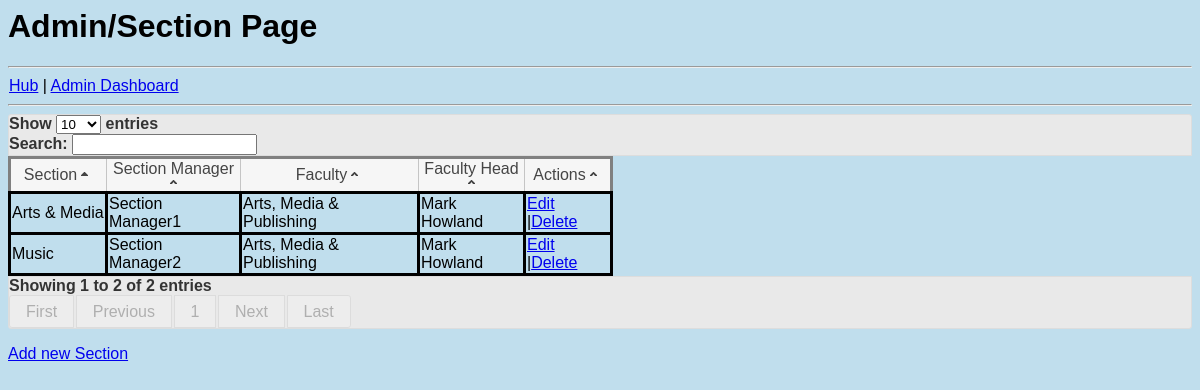
Page /index.php/admin/section on the committed database.
### tables this page shows
CREATE TABLE IF NOT EXISTS `section` (
  `id` int(11) NOT NULL AUTO_INCREMENT,
  `title` varchar(50) NOT NULL,
  `manager` varchar(50) NOT NULL,
  `faculty_id` int(11) NOT NULL,
  PRIMARY KEY (`id`),
  KEY `faculty_id` (`faculty_id`)
);

CREATE TABLE IF NOT EXISTS `faculty` (
  `id` int(11) NOT NULL AUTO_INCREMENT,
  `title` varchar(50) NOT NULL,
  `manager` varchar(50) NOT NULL,
  PRIMARY KEY (`id`)
);

### application/controllers/admin/section.php (called while the page is built, shortened)
<?php
class Section extends CI_Controller {
    public function __construct() {
        $this->load->helper(array('form', 'url_helper'));
        $this->load->library('form_validation');
        $this->load->model(array('section_model','faculty_model'));
    }
    public function index(){
        $sections =
                $this->section_model->get_sections();
        $data['sections'] = $sections;
        $this->load->view('admin/section', $data);
    }
}
?>

### index.php (called while the page is built, shortened)
<?php
require_once BASEPATH.'core/CodeIgniter.php';

### application/models/section_model.php (called while the page is built, shortened)
<?php
class Section_model extends CI_Model {
    public function get_sections() {
        $rows = array();
        $query = $this->db->query('
            SELECT  s.id,
                    s.title,
                    s.manager,
                    s.faculty_id,
                    f.title AS faculty_title,
                    f.manager AS faculty_manager
            FROM    section s
                    JOIN faculty f
                        ON s.faculty_id = f.id');
        foreach ($query->result() as $row){
            $rows[] = $row;
        }
        return $rows;
    }
}

### application/views/admin/section.php (the view, shortened to what this page needs)
<html>
    <head>
        <link href="<?= base_url('/assets/css/default.css') ?>" rel="stylesheet" type="text/css">
        <link rel="stylesheet" href="http://code.jquery.com/ui/1.10.0/themes/base/jquery-ui.css" />
    </head>
    <body>
        <h1>Admin/Section Page</h1>
        <hr/>
        <hr/>
        <div id="div_faculties">
            <table id="table_detail">
                <thead>
                    <tr>
                        <th>Section</th>
                        <th>Section Manager</th>
                        <th>Faculty</th>
                        <th>Faculty Head</th>
                        <th>Actions</th>
                </thead>
                <tbody>
                    <?php foreach ($sections as $row): ?>
                        <tr>
                            <td><?= $row->title ?></td>
                            <td><?= $row->manager ?></td>
                            <td><?= $row->faculty_title ?></td>
                            <td><?= $row->faculty_manager ?></td>
                            <td><?= anchor('admin/section/update/' . $row->id, 'Edit') ?>
                                |<?= anchor('admin/section/delete/' . $row->id, 'Delete') ?>
                            </td>
                        </tr>
                    <?php endforeach; ?>
                </tbody>
            </table>
        </div>
        <p><?= anchor('admin/section/create/', 'Add new Section') ?></p>
    </body>
</html>

### assets/css/default.css (style rules this page uses)
table { border-style: solid; border-collapse: collapse; }
td,th { border-style: solid; }
body { background:#c0deed; font:100% verdana,arial,sans-serif; }

### rows in the picture
section: title "Arts & Media", manager "Section Manager1", faculty.title "Arts, Media & Publishing", faculty.manager "Mark Howland", id "Edit", id "Delete"
section: title "Music", manager "Section Manager2", faculty.title "Arts, Media & Publishing", faculty.manager "Mark Howland", id "Edit", id "Delete"

### other values in the picture
anchor('hub/view', 'Hub') "Hub"
anchor('admin/dashboard', 'Admin Dashboard') "Admin Dashboard"
anchor('admin/section/create/', 'Add new Section') "Add new Section"
